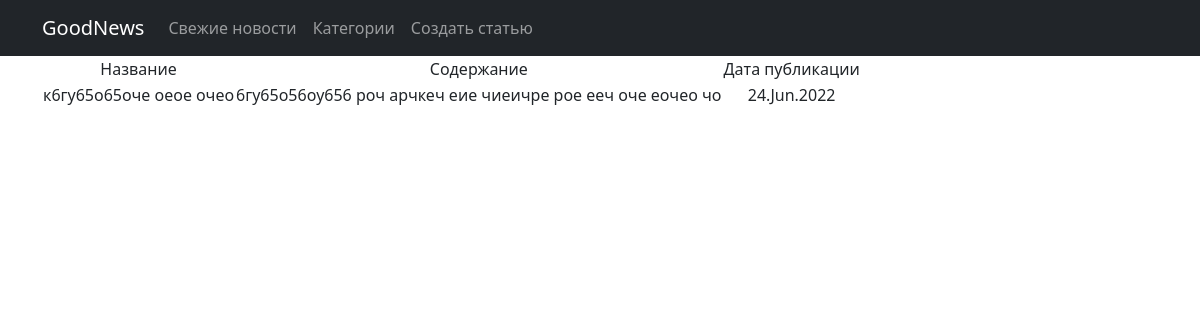
The page /news/50 on the database its author committed.
### news/models.py (models this page shows, shortened)
class Post(models.Model):
    author = models.ForeignKey(Author, on_delete=models.CASCADE)
    post_type = models.CharField(max_length=3, choices=[('ART', 'Article'), ('NEW', 'News')], default='A')
    creation_date = models.DateTimeField(auto_now_add=True)
    categories = models.ManyToManyField(Category, through='PostCategory')
    post_title = models.CharField(max_length=255)
    post_text = models.TextField()
    post_rating = models.IntegerField(default=0)

### news/views.py (the view)
# urls.py: path('<int:pk>', PostDetail.as_view(), name='post_detail'),
class PostDetail(DetailView):
    model = Post
    template_name = 'news/post_detail.html'
    context_object_name = 'post_detail'

### news/templatetags/custom_filters.py (called while the page is built)
@register.filter(name='censor')
def censor(value):
   bad_words = ['профурсетка', 'проходимец', 'охальница', 'сволочь', 'негодяй', 'подлец']
   text = set(value.split())
   for word in text:
      for bad_word in bad_words:
         if word == bad_word:
               return value.replace(word, '*' * len(word))
   return value # Возвращаемое функцией значение подставится в шаблон.

### templates/news/post_detail.html (shortened to what this page needs)
{% extends 'flatpages/default.html' %}
{% load custom_filters %}
{% block content %}
    <table>
            <tr>
               <td>Название</td>
               <td>Содержание</td>
               <td>Дата публикации</td>
            </tr>
            <tr>
               <td>{{ post_detail.post_title | censor }}</td>
               <td>{{ post_detail.post_text | censor }}</td>
               <td>{{ post_detail.creation_date | date:'d.M.Y' }}</td>
           </tr>
    </table>
{% endblock content %}

### rows shown on the page
Post: post_title|censor "к6гу65о65оче оеое очео", post_text|censor "6гу65о56оу656 роч арчкеч еие чиеичре рое ееч оче еочео чо", creation_date "24.Jun.2022"
